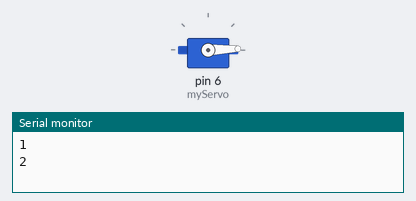
The sketch below on a simulated Arduino Uno, built with avr-gcc and run on an emulated ATmega328P. Shown: servo, the last lines printed to the serial monitor.

Above: at 0.05 s.
At 2.65 s:
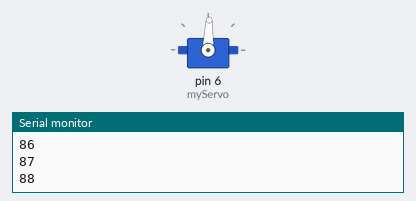
At 5.25 s:
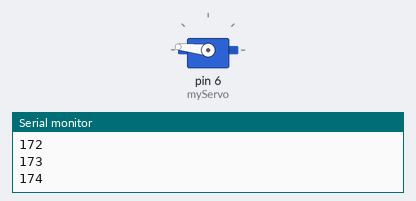
At 10.45 s:
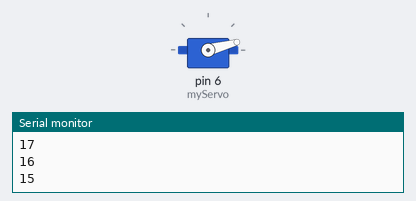
Timing chart, 0 to 14.2 s (numbered marks = the images above):
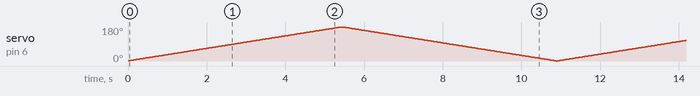

The sketch:

servo.ino
```cpp
#include<Servo.h>
Servo myServo;
Servo myServo1;
int pos = 0;
void setup()
{
  myServo.attach(6);
  Serial.begin(9600);

}

void loop()
{
  for(pos=1;pos<=180;pos++)
  {
     Serial.println(pos);
     myServo.write(pos);
     delay(30);
  }
    for(pos=180;pos>=0;pos--)
  {
     Serial.println(pos);
     myServo.write(pos);
     delay(30);
  }


}
```
